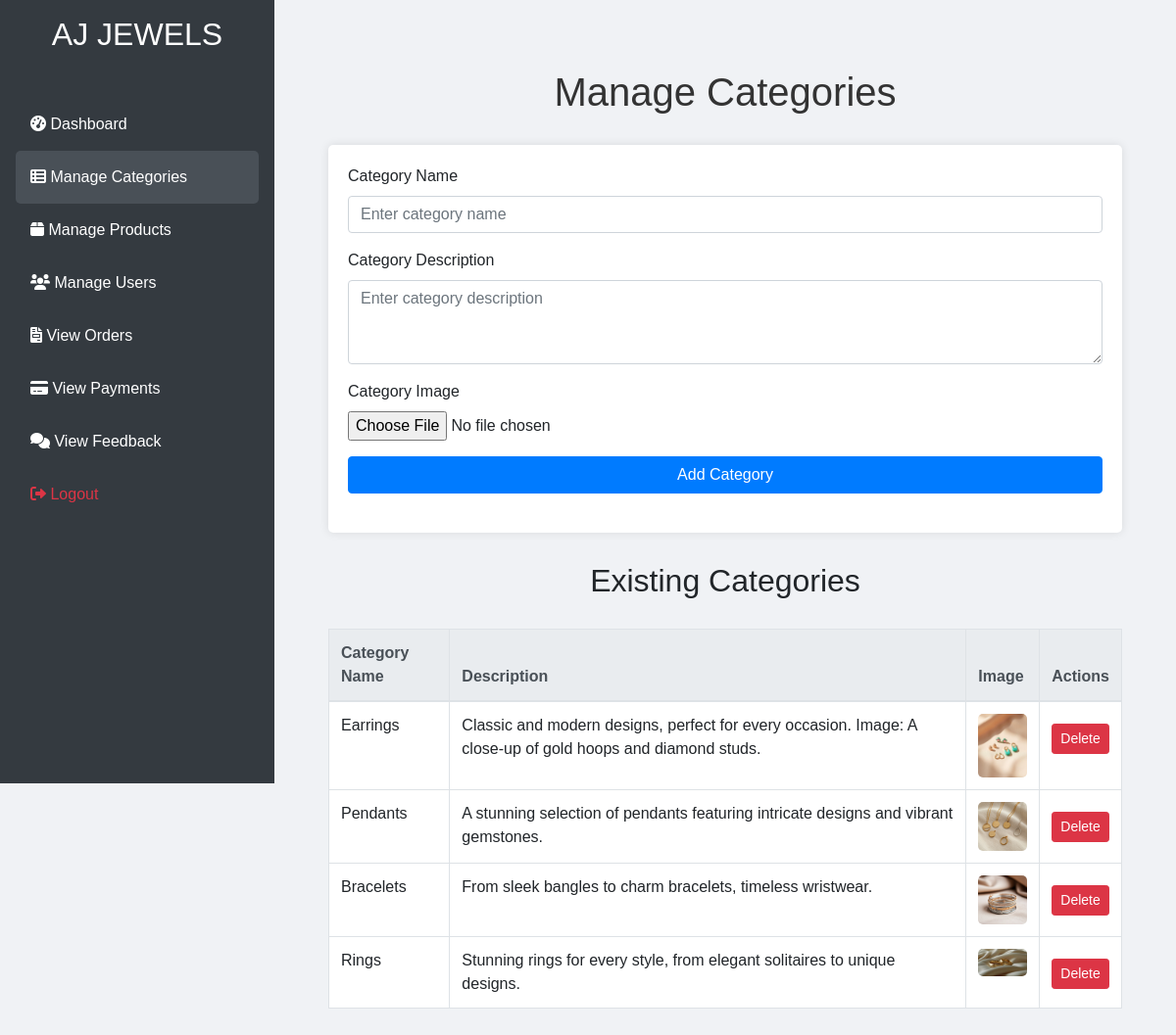
The page /admin/index.php?page=manage_category (signed in) on the database its author committed.
### tables this page shows
CREATE TABLE `categories` (
  `id` int(11) NOT NULL,
  `name` varchar(255) NOT NULL,
  `description` text DEFAULT NULL,
  `image` varchar(255) DEFAULT NULL
);

### includes/functions.php (called while the page is built, shortened)
<?php
function getCategories()
{
    global $conn;
    $stmt = $conn->prepare("SELECT id, name, description, image FROM categories");
    $stmt->execute();
    return $stmt->get_result();
}
?>

### admin/manage_category.php (the view, shortened to what this page needs)
<?php
include '../includes/db.php';
include '../includes/functions.php';
$categories = getCategories();
?>
<!DOCTYPE html>
<html lang="en">
<head>
    <link rel="stylesheet" href="https://stackpath.bootstrapcdn.com/bootstrap/4.5.2/css/bootstrap.min.css">
    <link rel="stylesheet" href="../assets/css/styles.css">
</head>
<body>
    <div class="container">
        <h1>Manage Categories</h1>
        <div class="category-form">
            <form method="POST" enctype="multipart/form-data">
                <div class="form-group">
                    <label for="name">Category Name</label>
                    <input type="text" class="form-control" name="name" placeholder="Enter category name" required>
                </div>
                <div class="form-group">
                    <label for="description">Category Description</label>
                    <textarea class="form-control" name="description" placeholder="Enter category description" rows="3" required></textarea>
                </div>
                <div class="form-group">
                    <label for="image">Category Image</label>
                    <input type="file" class="form-control-file" name="image" required>
                </div>
                <button type="submit" class="btn btn-primary btn-block">Add Category</button>
            </form>
        </div>
        <h2>Existing Categories</h2>
        <table class="table table-bordered">
            <thead class="thead-light">
                <tr>
                    <th scope="col">Category Name</th>
                    <th scope="col">Description</th>
                    <th scope="col">Image</th>
                    <th scope="col">Actions</th>
                </tr>
            </thead>
            <tbody>
                <?php while ($row = $categories->fetch_assoc()): ?>
                    <tr>
                        <td><?php echo htmlspecialchars($row['name'], ENT_QUOTES, 'UTF-8'); ?></td>
                        <td><?php echo htmlspecialchars($row['description'], ENT_QUOTES, 'UTF-8'); ?></td>
                        <td><img src="../assets/images/<?php echo htmlspecialchars($row['image'], ENT_QUOTES, 'UTF-8'); ?>" alt="<?php echo htmlspecialchars($row['name'], ENT_QUOTES, 'UTF-8'); ?>"></td>
                        <td>
                            <a href="?delete_id=<?php echo $row['id']; ?>" class="btn btn-danger btn-sm delete-button" onclick="return confirm('Are you sure you want to delete this category?');">Delete</a>
                        </td>
                    </tr>
                <?php endwhile; ?>
            </tbody>
        </table>
    </div>
</body>
</html>

### admin/index.php (shortened to what this page needs)
<?php
include '../includes/db.php';
$totalOrdersQuery = "SELECT COUNT(*) as count FROM orders";
$totalOrdersResult = $conn->query($totalOrdersQuery);
$total_orders = $totalOrdersResult->fetch_assoc()['count'];
$totalCategoriesQuery = "SELECT COUNT(*) as count FROM categories";
$totalCategoriesResult = $conn->query($totalCategoriesQuery);
$total_categories = $totalCategoriesResult->fetch_assoc()['count'];
$totalProductsQuery = "SELECT COUNT(*) as count FROM products";
$totalProductsResult = $conn->query($totalProductsQuery);
$total_products = $totalProductsResult->fetch_assoc()['count'];
$totalUsersQuery = "SELECT COUNT(*) as count FROM users";
$totalUsersResult = $conn->query($totalUsersQuery);
$total_users = $totalUsersResult->fetch_assoc()['count'];
$page = isset($_GET['page']) ? $_GET['page'] : 'dashboard';
?>
<!DOCTYPE html>
<html lang="en">
<head>
    <link href="https://cdn.jsdelivr.net/npm/bootstrap@5.3.0-alpha3/dist/css/bootstrap.min.css" rel="stylesheet">
    <link rel="stylesheet" href="https://cdnjs.cloudflare.com/ajax/libs/font-awesome/6.0.0-beta3/css/all.min.css">
</head>
<body>
    <div class="sidebar d-flex flex-column">
        <h2 class="text-center py-3">AJ JEWELS</h2>
        <nav class="nav flex-column px-3">
            <a href="?page=dashboard" class="nav-link <?= $page == 'dashboard' ? 'active' : '' ?>"><i class="fas fa-tachometer-alt"></i> Dashboard</a>
            <a href="?page=manage_category" class="nav-link <?= $page == 'manage_category' ? 'active' : '' ?>"><i class="fas fa-th-list"></i> Manage Categories</a>
            <a href="?page=manage_product" class="nav-link <?= $page == 'manage_product' ? 'active' : '' ?>"><i class="fas fa-box"></i> Manage Products</a>
            <a href="?page=manage_user" class="nav-link <?= $page == 'manage_user' ? 'active' : '' ?>"><i class="fas fa-users"></i> Manage Users</a>
            <a href="?page=view_order" class="nav-link <?= $page == 'view_order' ? 'active' : '' ?>"><i class="fas fa-file-invoice"></i> View Orders</a>
            <a href="?page=view_payment" class="nav-link <?= $page == 'view_payment' ? 'active' : '' ?>"><i class="fas fa-credit-card"></i> View Payments</a>
            <a href="?page=view_feedback" class="nav-link <?= $page == 'view_feedback' ? 'active' : '' ?>"><i class="fas fa-comments"></i> View Feedback</a>
            <a href="logout.php" class="nav-link text-danger"><i class="fas fa-sign-out-alt"></i> Logout</a>
        </nav>
    </div>
    <div class="content">
        <?php if ($page == 'dashboard'): ?>
            <div class="dashboard-header">
                <h1>Welcome, Admin!</h1>
            </div>
            <div class="statistics">
                <div class="stat-card">
                    <div class="icon"><i class="fas fa-shopping-cart"></i></div>
                    <h3><?= $total_orders ?></h3>
                    <p>Total Orders</p>
                </div>
                <div class="stat-card">
                    <div class="icon"><i class="fas fa-th-list"></i></div>
                    <h3><?= $total_categories ?></h3>
                    <p>Total Categories</p>
                </div>
                <div class="stat-card">
                    <div class="icon"><i class="fas fa-box"></i></div>
                    <h3><?= $total_products ?></h3>
                    <p>Total Products</p>
                </div>
                <div class="stat-card">
                    <div class="icon"><i class="fas fa-users"></i></div>
                    <h3><?= $total_users ?></h3>
                    <p>Total Users</p>
                </div>
            </div>
        <?php else: ?>
            <?php
            switch ($page) {
                case 'manage_category':
                    include 'manage_category.php';
                    break;
            }
            ?>
        <?php endif; ?>
    </div>
</body>
</html>

### assets/css/styles.css (style rules this page uses)
body { font-family: Arial, sans-serif; padding: 20px; }
form { margin-bottom: 20px; }
input, textarea { display: block; margin-bottom: 10px; }
h1 { color: #333; }

### admin/index.php (style rules this page uses)
body { background-color: #f8f9fa; font-family: 'Roboto', sans-serif; }
.sidebar { height: 100vh; width: 280px; position: fixed; top: 0; left: 0; background-color: #343a40; color: white; transition: all 0.3s; }
.sidebar .nav-link { color: white; padding: 15px; transition: all 0.3s; }
.sidebar .nav-link:hover, .sidebar .nav-link.active { background-color: #495057; border-radius: 5px; }
.content { margin-left: 280px; padding: 20px; transition: all 0.3s; }

### admin/manage_category.php (style rules this page uses)
body { background-color: #f0f2f5; }
.container { margin-top: 30px; }
h1, h2 { text-align: center; margin-bottom: 30px; }
.category-form { background-color: white; border-radius: 5px; box-shadow: 0 0 10px rgba(0, 0, 0, 0.1); padding: 20px; margin-bottom: 30px; }
.table { margin-top: 20px; }
.table img { border-radius: 5px; max-width: 50px; height: auto; }
.delete-button { margin-top: 10px; }

### rows shown on the page
categories: name "Earrings", description "Classic and modern designs, perfect for every occasion. Image: A close-up of gold hoops and diamond studs.", image (picture)
categories: name "Pendants", description "A stunning selection of pendants featuring intricate designs and vibrant gemstones.", image+name (picture)
categories: name "Bracelets", description "From sleek bangles to charm bracelets, timeless wristwear.", image+name (picture)
categories: name "Rings", description "Stunning rings for every style, from elegant solitaires to unique designs.", image (picture)
